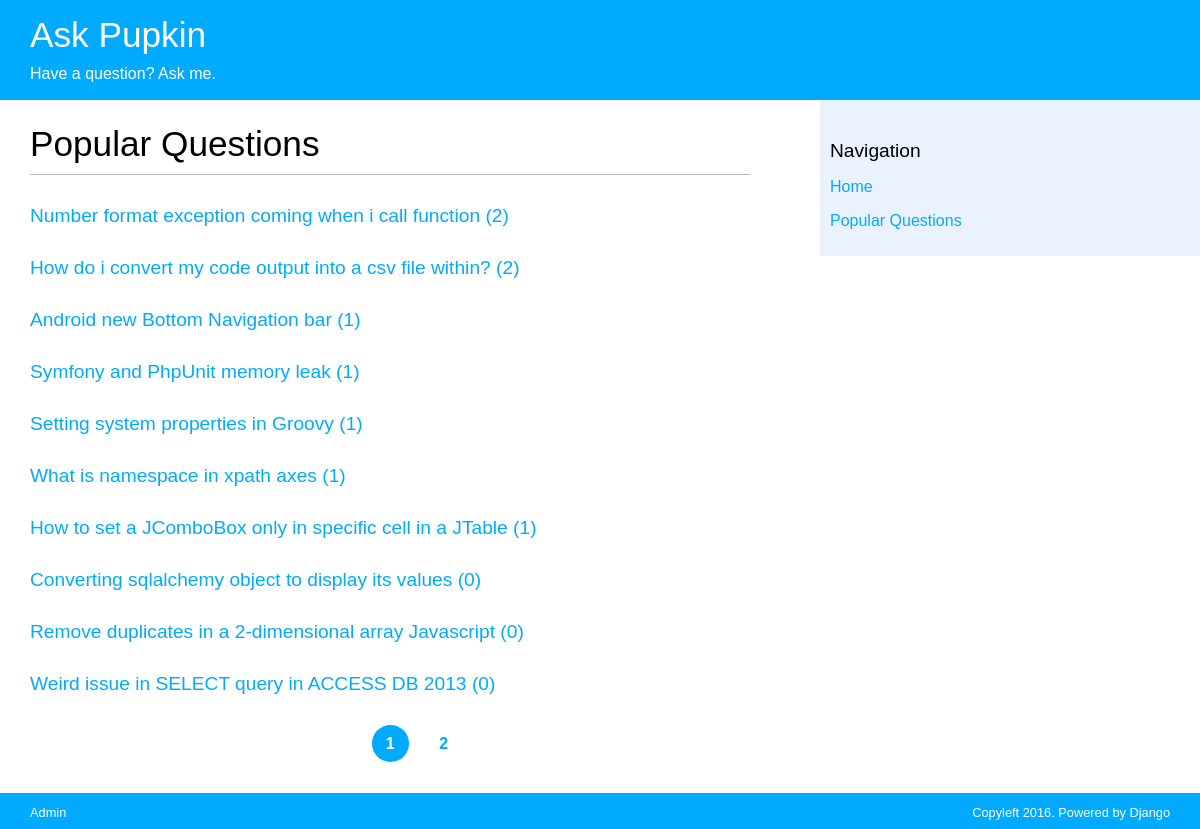
Page /popular/ on the committed database.
### qa/models.py (models this page shows, shortened)
class Question(models.Model):
    title = models.CharField(max_length=255)
    text = models.TextField()
    added_at = models.DateField(auto_now_add=True)
    rating = models.IntegerField(default=0)
    author = models.ForeignKey(User, related_name='question_author', default=1)
    likes = models.ManyToManyField(User, related_name='question_like', blank=True)
    class Meta:
        ordering = ('-added_at',)
    def get_absolute_url(self):
        return reverse('question_detail', kwargs={'pk': self.pk})

### qa/views.py (the view)
# urls.py: url(r'^popular/', popular, name='popular'),
def popular(request):
    questions = Question.objects.all()
    questions = Question.objects.order_by('-rating')
    try:
        limit = int(request.GET.get('limit', 10))
    except ValueError:
        limit = 10
    if limit > 100:
        limit = 10
    try:
        page = int(request.GET.get('page', 1))
    except ValueError:
        raise Http404
    paginator = Paginator(questions, limit)
    paginator.baseurl = '/popular/?page='
    try:
        page = paginator.page(page)
    except EmptyPage:
        page = paginator.page(paginator.num_pages)
    return render(request, 'qa/popular.html', {
        'questions': page.object_list,
        'page': page,
        'paginator': paginator,
    })

### qa/templates/qa/popular.html (shortened to what this page needs)
{% extends "qa/list.html" %}
{% block question_view_title %}<h1>Popular Questions</h1>{% endblock %}
{% block question_title %}
  <h2><a href="{{ question.get_absolute_url }}">{{ question.title }} ({{ question.rating }})</a></h2>
{% endblock %}

### qa/templates/qa/list.html (shortened to what this page needs)
{% extends "base.html" %}
{% block content %}
  {% block question_view_title %}<h1>New Questions</h1>{% endblock %}
  {% for question in questions %}
    {% block question_title %}{% endblock %}
  {% endfor %}
  {% include "pagination.html" %}
{% endblock %}

### templates/base.html (shortened to what this page needs)
{% load staticfiles %}
<!DOCTYPE html>
<html>
<head>
  <link href="{% static "css/qa.css" %}" rel="stylesheet">
</head>
<body>
  <header>
    <h1 class="logo"><a href="/">Ask Pupkin</a></h1>
    <h2 class="slogan">Have a question? Ask me.</h2>
  </header>
  <div class="wrapper">
    <div class="content">
      {% block content %}
      {% endblock %}
    </div>
    <div class="sidebar">
      <h2>Navigation</h2>
      <p><a href="/">Home</a></p>
      <p><a href="/popular/">Popular Questions</a></p>
    </div>
  </div>
  <footer>
    <p class="adm"><a href="/admin/">Admin</a></p>
    <p class="copy">
      Copyleft 2016. Powered by Django
    </p>
  </footer>
</body>
</html>

### qa/templates/pagination.html
  <nav>
    <ul class="pagination">
    {% for p in paginator.page_range %}
      {% if p == page.number %}
      <li class="active">
      {% else %}
      <li>
      {% endif %}
        <a href="{{ paginator.baseurl }}{{ p }}">{{ p }}</a>
      </li>
    {% endfor %}
    </ul>
  </nav>

### static/qa.css (style rules this page uses)
body { margin: 0; padding: 0; font-family: helvetica, sans-serif; position: relative; }
a { color: #00abff; text-decoration: none; }
h1 { font-weight: normal; font-size: 2.2em; border-bottom: 1px solid #bbb; padding: 0 0 10px 0; }
h2 { font-size: 1.2em; font-weight: normal; margin: 30px 0 0; }
header { background-color: #00abff; color: #FFF; height: 100px; overflow: hidden; }
.logo { margin: 15px 0 0 30px; border: none; margin-left: 30px; }
.slogan { margin: 0 0 0 30px; font-size: 1em; }
.copy { padding-right: 30px; float: right; font-size:.8em; }
.adm { float: left; font-size:.8em; padding-left: 30px; }
footer { background-color: #00abff; color: #FFF; height: 36px; position: absolute; width: 100%; }
footer a, header a { color: #FFF; }
.wrapper { clear: both; }
.content { float: left; padding: 0 0 0 30px; width: 60%; }
.sidebar { background: #EAF2FD; float: right; height: 100%; padding: 10px; width: 30%; }
.pagination { margin: 40px 0; font-weight: bold; text-align: center; }
.pagination .active a { color: white; text-align: center; }
ul.pagination li { display: inline; list-style: none; margin: 0 15px; }
.pagination .active { border-radius: 50%; background: #00abff; padding: 10px 10px 10px 14px; text-align: center; }

### rows in the picture
Question: title "Number format exception coming when i call function", rating "2"
Question: title "How do i convert my code output into a csv file within?", rating "2"
Question: title "Android new Bottom Navigation bar", rating "1"
Question: title "Symfony and PhpUnit memory leak", rating "1"
Question: title "Setting system properties in Groovy", rating "1"
Question: title "What is namespace in xpath axes", rating "1"
Question: title "How to set a JComboBox only in specific cell in a JTable", rating "1"
Question: title "Converting sqlalchemy object to display its values", rating "0"
Question: title "Remove duplicates in a 2-dimensional array Javascript", rating "0"
Question: title "Weird issue in SELECT query in ACCESS DB 2013", rating "0"

### other values in the picture
{{ p }} "1" "2"
